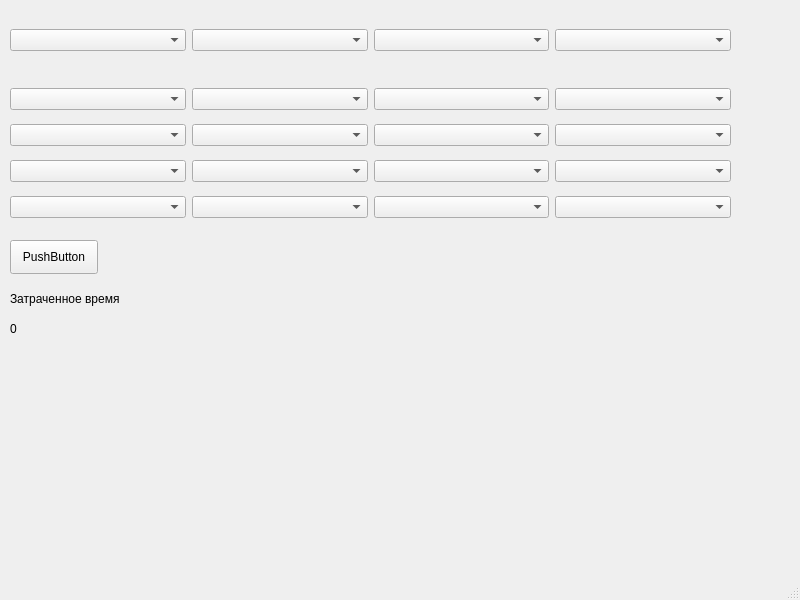
<?xml version="1.0" encoding="UTF-8"?>
<ui version="4.0">
 <class>MainWindow</class>
 <widget class="QMainWindow" name="MainWindow">
  <property name="geometry">
   <rect>
    <x>0</x>
    <y>0</y>
    <width>800</width>
    <height>600</height>
   </rect>
  </property>
  <property name="windowTitle">
   <string>MainWindow</string>
  </property>
  <widget class="QWidget" name="centralwidget">
   <widget class="QWidget" name="horizontalLayoutWidget">
    <property name="geometry">
     <rect>
      <x>10</x>
      <y>80</y>
      <width>721</width>
      <height>150</height>
     </rect>
    </property>
    <layout class="QHBoxLayout" name="horizontalLayout">
     <item>
      <layout class="QVBoxLayout" name="verticalLayout_2">
       <item>
        <widget class="QComboBox" name="comboBox_5"/>
       </item>
       <item>
        <widget class="QComboBox" name="comboBox_6"/>
       </item>
       <item>
        <widget class="QComboBox" name="comboBox_7"/>
       </item>
       <item>
        <widget class="QComboBox" name="comboBox_8"/>
       </item>
      </layout>
     </item>
     <item>
      <layout class="QVBoxLayout" name="verticalLayout">
       <item>
        <widget class="QComboBox" name="comboBox"/>
       </item>
       <item>
        <widget class="QComboBox" name="comboBox_2"/>
       </item>
       <item>
        <widget class="QComboBox" name="comboBox_3"/>
       </item>
       <item>
        <widget class="QComboBox" name="comboBox_4"/>
       </item>
      </layout>
     </item>
     <item>
      <layout class="QVBoxLayout" name="verticalLayout_4">
       <item>
        <widget class="QComboBox" name="comboBox_13"/>
       </item>
       <item>
        <widget class="QComboBox" name="comboBox_14"/>
       </item>
       <item>
        <widget class="QComboBox" name="comboBox_15"/>
       </item>
       <item>
        <widget class="QComboBox" name="comboBox_16"/>
       </item>
      </layout>
     </item>
     <item>
      <layout class="QVBoxLayout" name="verticalLayout_3">
       <item>
        <widget class="QComboBox" name="comboBox_9"/>
       </item>
       <item>
        <widget class="QComboBox" name="comboBox_10"/>
       </item>
       <item>
        <widget class="QComboBox" name="comboBox_11"/>
       </item>
       <item>
        <widget class="QComboBox" name="comboBox_12"/>
       </item>
      </layout>
     </item>
    </layout>
   </widget>
   <widget class="QLabel" name="label">
    <property name="geometry">
     <rect>
      <x>10</x>
      <y>320</y>
      <width>58</width>
      <height>18</height>
     </rect>
    </property>
    <property name="text">
     <string>0</string>
    </property>
   </widget>
   <widget class="QLabel" name="label_2">
    <property name="geometry">
     <rect>
      <x>10</x>
      <y>290</y>
      <width>141</width>
      <height>18</height>
     </rect>
    </property>
    <property name="text">
     <string>Затраченное время</string>
    </property>
   </widget>
   <widget class="QPushButton" name="pushButton">
    <property name="geometry">
     <rect>
      <x>10</x>
      <y>240</y>
      <width>88</width>
      <height>34</height>
     </rect>
    </property>
    <property name="text">
     <string>PushButton</string>
    </property>
   </widget>
   <widget class="QWidget" name="horizontalLayoutWidget_2">
    <property name="geometry">
     <rect>
      <x>10</x>
      <y>0</y>
      <width>721</width>
      <height>80</height>
     </rect>
    </property>
    <layout class="QHBoxLayout" name="horizontalLayout_2">
     <item>
      <widget class="QComboBox" name="comboBox_18"/>
     </item>
     <item>
      <widget class="QComboBox" name="comboBox_17"/>
     </item>
     <item>
      <widget class="QComboBox" name="comboBox_20"/>
     </item>
     <item>
      <widget class="QComboBox" name="comboBox_19"/>
     </item>
    </layout>
   </widget>
  </widget>
  <widget class="QMenuBar" name="menubar">
   <property name="geometry">
    <rect>
     <x>0</x>
     <y>0</y>
     <width>800</width>
     <height>30</height>
    </rect>
   </property>
  </widget>
  <widget class="QStatusBar" name="statusbar"/>
 </widget>
 <resources/>
 <connections/>
</ui>
